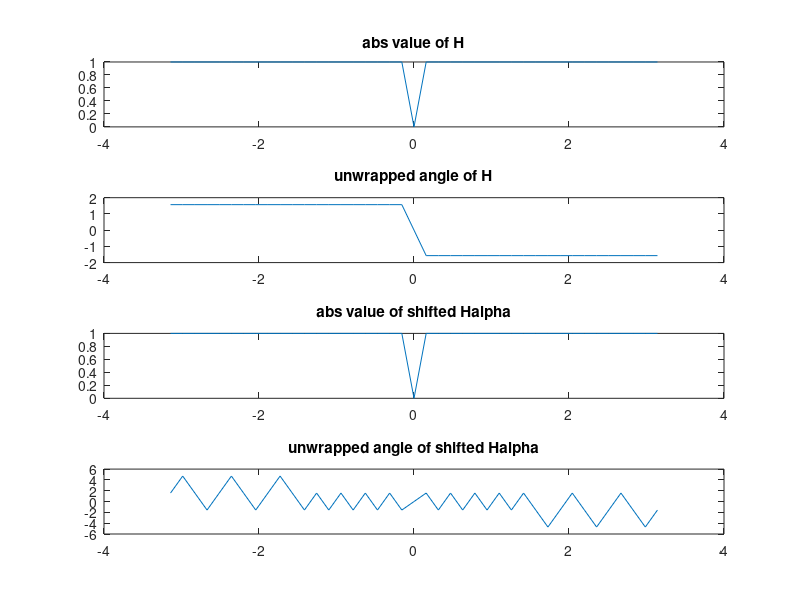

Here is the MATLAB script that generated this plot:

clear
clc

N=20;
n=[-N:N];
Nt=2*N+1;
w=linspace(-pi,pi,Nt);

% building the freq responce of the system
H=zeros(1,Nt);
for i=1:Nt
    if (w(i) < 0)
        H(i)=j;
    elseif (w(i) > 0) %note that this is different from the book
        H(i)=-j;
    end
end

% to produce a shift in time domain by alpha time sample and since H is
% define over w
alpha=N;
Halpha=H.*exp(-j*w*alpha);

figure(2)
clf

subplot(411)
plot(w,abs(H));
title('abs value of H');

subplot(412)
plot(w,unwrap(angle(H)));
title('unwrapped angle of H');

subplot(413)
plot(w,abs(Halpha));
title('abs value of shifted Halpha');

subplot(414)
plot(w,unwrap(angle(Halpha)));
% plot(w,-w.*alpha+unwrap(angle(H)));
title('unwrapped angle of shifted Halpha');

return
